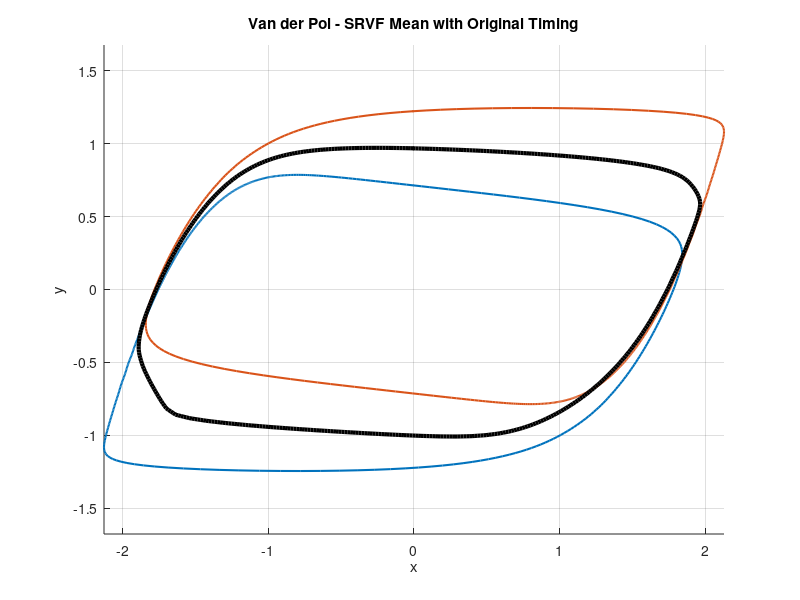
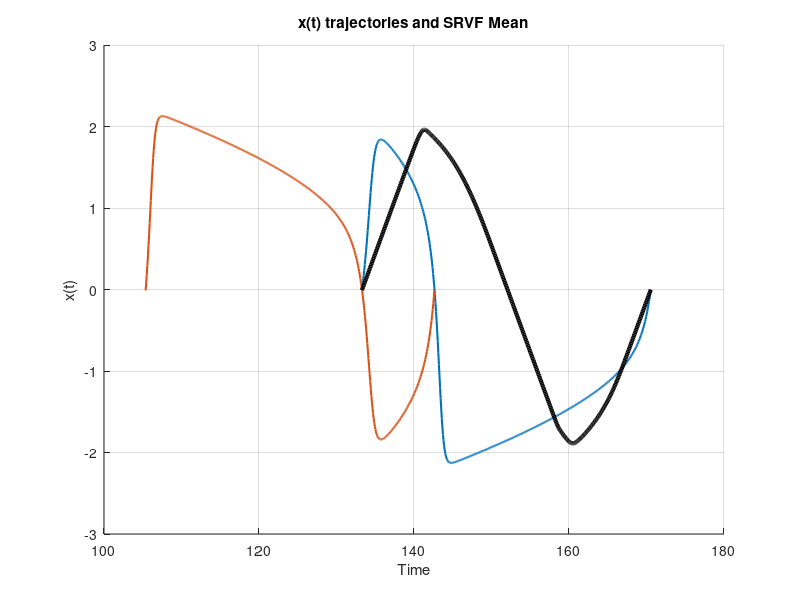
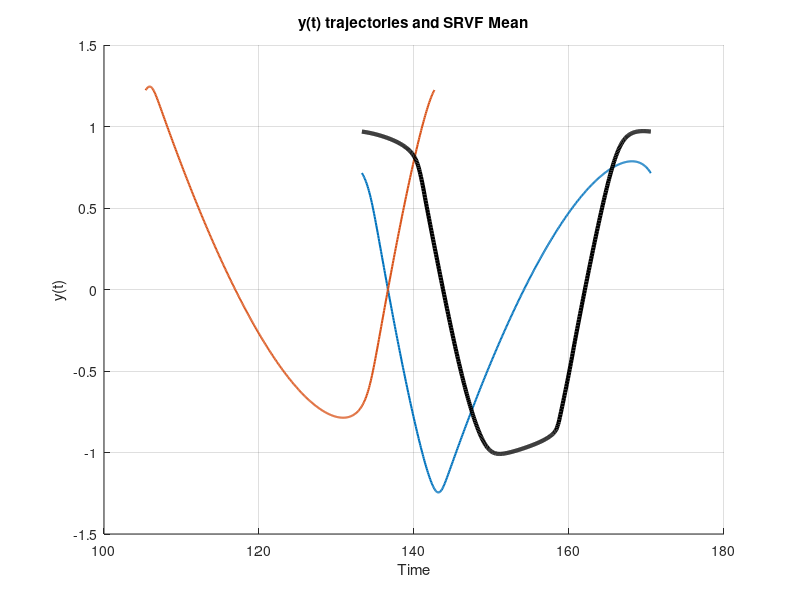
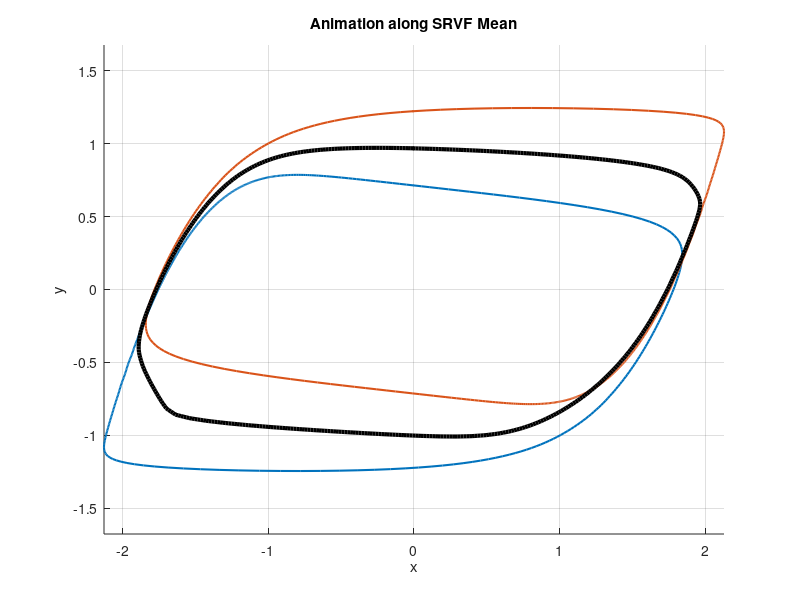

Write the MATLAB code that produced these figures, in order. (Note: this script raises an error after producing the figures.)
%% Van der Pol System - SRVF Mean with Zero-Crossing Period Detection

clc; clear; close all;

%% Parameters
epsilon = 0.1;
a_values = [-0.8, 0.8];      % Example a values, including a=0
T_sim = 200;                     % Total simulation time
dt = 0.01;                       
transient_time = 100;             % Time to reach limit cycle
num_points = 500;                 % Points per period for resampling

num_a = length(a_values);
all_x = cell(num_a,1);
all_y = cell(num_a,1);
all_t = cell(num_a,1);

%% Simulation loop
for i = 1:num_a
    a = a_values(i);
    vdp = @(t,Y) [Y(2) - Y(1)^3/3 + Y(1); epsilon*(a - Y(1))];
    Y0 = [0;0];
    tspan = 0:dt:T_sim;
    [t,Y] = ode45(vdp, tspan, Y0);
    
    % Remove transient
    idx = t >= transient_time;
    t_lc = t(idx);
    x_lc = Y(idx,1);
    y_lc = Y(idx,2);
    
    % --- Detect first full period using zero-crossings ---
    cross_idx = find(x_lc(1:end-1) < 0 & x_lc(2:end) >= 0);  % zero-crossings upward
    if length(cross_idx) < 2
        error('Not enough zero-crossings to determine a period for a = %.2f', a);
    end
    
    t_period = t_lc(cross_idx(1):cross_idx(2));
    x_period = x_lc(cross_idx(1):cross_idx(2));
    y_period = y_lc(cross_idx(1):cross_idx(2));
    
    % Resample to uniform grid along its own period
    t_uniform = linspace(t_period(1), t_period(end), num_points);
    x_uniform = interp1(t_period, x_period, t_uniform, 'spline');
    y_uniform = interp1(t_period, y_period, t_uniform, 'spline');
    
    all_x{i} = x_uniform;
    all_y{i} = y_uniform;
    all_t{i} = t_uniform;
end

%% --- SRVF / Elastic Mean computation (shape only) ---
mean_x = all_x{1};
mean_y = all_y{1};
num_iter = 5;

for iter = 1:num_iter
    aligned_curves = zeros(num_points, num_a, 2); % x and y
    for i = 1:num_a
        c_x = all_x{i};
        c_y = all_y{i};
        
        % Arc-length parameterization of curve i
        ds = sqrt(diff(c_x).^2 + diff(c_y).^2);
        s_curve = [0, cumsum(ds)];
        s_curve = s_curve / s_curve(end);
        
        % Arc-length of current mean
        ds_mean = sqrt(diff(mean_x).^2 + diff(mean_y).^2);
        s_mean = [0, cumsum(ds_mean)];
        s_mean = s_mean / s_mean(end);
        
        % Ensure unique points for interpolation
        [s_unique, ia] = unique(s_curve);
        x_unique = c_x(ia);
        y_unique = c_y(ia);
        
        % Interpolate onto mean arc-length
        aligned_curves(:,i,1) = interp1(s_unique, x_unique, s_mean, 'linear', 'extrap');
        aligned_curves(:,i,2) = interp1(s_unique, y_unique, s_mean, 'linear', 'extrap');
    end
    
    % Update mean curve in shape space
    mean_x = mean(aligned_curves(:,:,1),2)';
    mean_y = mean(aligned_curves(:,:,2),2)';
end

%% --- Resample mean along original time grid of first curve ---
t_mean = linspace(all_t{1}(1), all_t{1}(end), num_points);
ds_mean = sqrt(diff(mean_x).^2 + diff(mean_y).^2);
s_mean = [0, cumsum(ds_mean)];
s_mean = s_mean / s_mean(end);
t_grid_norm = linspace(0,1,num_points);
mean_x_resampled = interp1(s_mean, mean_x, t_grid_norm, 'linear', 'extrap');
mean_y_resampled = interp1(s_mean, mean_y, t_grid_norm, 'linear', 'extrap');

%% --- Plot phase space ---
figure; hold on;
colors = lines(num_a);
for i = 1:num_a
    plot(all_x{i}, all_y{i}, 'Color', colors(i,:), 'LineWidth',1.5);
end
plot(mean_x_resampled, mean_y_resampled, 'k', 'LineWidth',3);
xlabel('x'); ylabel('y'); title('Van der Pol - SRVF Mean with Original Timing');
grid on; axis equal;

%% --- Plot x(t) ---
figure; hold on;
for i = 1:num_a
    plot(all_t{i}, all_x{i}, 'Color', colors(i,:), 'LineWidth',1.5);
end
plot(all_t{1}, mean_x_resampled, 'k', 'LineWidth',3);
xlabel('Time'); ylabel('x(t)'); title('x(t) trajectories and SRVF Mean'); grid on;

%% --- Plot y(t) ---
figure; hold on;
for i = 1:num_a
    plot(all_t{i}, all_y{i}, 'Color', colors(i,:), 'LineWidth',1.5);
end
plot(all_t{1}, mean_y_resampled, 'k', 'LineWidth',3);
xlabel('Time'); ylabel('y(t)'); title('y(t) trajectories and SRVF Mean'); grid on;

%% --- Optional animation along mean ---
figure; hold on;
for i = 1:num_a
    plot(all_x{i}, all_y{i}, 'Color', colors(i,:), 'LineWidth',1.5);
end
h_mean = plot(mean_x_resampled, mean_y_resampled, 'k', 'LineWidth',3);
xlabel('x'); ylabel('y'); title('Animation along SRVF Mean'); grid on; axis equal;

markers = gobjects(num_a+1,1);
for i = 1:num_a
    markers(i) = plot(all_x{i}(1), all_y{i}(1),'o','MarkerSize',8,'MarkerFaceColor',colors(i,:),'MarkerEdgeColor','k');
end
markers(end) = plot(mean_x_resampled(1), mean_y_resampled(1),'o','MarkerSize',10,'MarkerFaceColor','k','MarkerEdgeColor','k');

for k = 1:num_points
    for i = 1:num_a
        markers(i).XData = all_x{i}(k);
        markers(i).YData = all_y{i}(k);
    end
    markers(end).XData = mean_x_resampled(k);
    markers(end).YData = mean_y_resampled(k);
    drawnow; pause(0.01);
end